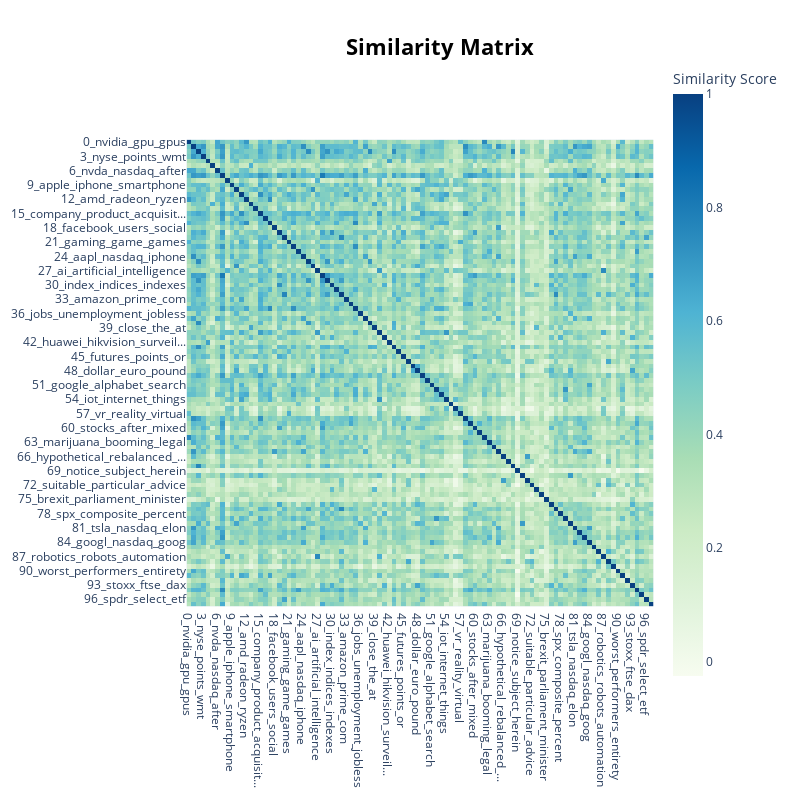

The cell this chart's notebook holds for it:
### Markdown cell above
### __Topic Similarity Matrix__

### Code cell
sentences_topic_model.visualize_heatmap()

### Figure 1 — Plotly figure (JSON) as saved in the notebook; plotly's stock layout.template omitted (floating-point values rounded to 4 significant figures; data arrays with more than 128 entries replaced by an {"elided": "..."} marker saying what was removed)
{"data": [{"coloraxis": "coloraxis", "hovertemplate": "x: %{x}<br>y: %{y}<br>Similarity Score: %{z}<extra></extra>", "name": "0", "type": "heatmap", "x": ["0_nvidia_gpu_gpus", "1_rank_nasdaq_zacks", "2_earnings_cents_consensus", "3_nyse_points_wmt", "4_china_trade_tariffs", "5_we_my_it", "6_nvda_nasdaq_after", "7_stock_investors_market", "8_driving_self_autonomous", "9_apple_iphone_smartphone", "10_fed_inflation_rates", "11_cloud_microsoft_storage", "12_amd_radeon_ryzen", "13_chart_resistance_it", "14_oil_crude_prices", "15_company_product_acquisit...", "16_bitcoin_cryptocurrency_b...", "17_intel_chips_its", "18_facebook_users_social", "19_dow_jones_industrial", "20_etf_etfs_ishares", "21_gaming_game_games", "22_semiconductor_semiconduc...", "23_biotech_diseases_medical", "24_aapl_nasdaq_iphone", "25_cash_million_flow", "26_yield_yields_treasury", "27_ai_artificial_intelligence", "28_shares_trading_after", "29_dividend_dividends_share...", "30_index_indices_indexes", "31_micron_projected_earnings", "32_fund_assets_holdings", "33_amazon_prime_com", "34_ceo_chief_officer", "35_chip_chipmakers_chipmaker", "36_jobs_unemployment_jobless", "37_intc_nasdaq_its", "38_bps_margin_operating", "39_close_the_at", "40_technology_tech_innovation", "41_vix_volatility_cboe", "42_huawei_hikvision_surveil...", "43_ratio_forward_industry", "44_netflix_content_original", "45_futures_points_or", "46_investment_engage_activi...", "47_gold_metal_ounce", "48_dollar_euro_pound", "49_sectors_utilities_led", "50_tesla_musk_elon", "51_google_alphabet_search", "52_qualcomm_mobile_snapdragon", "53_dram_nand_memory", "54_iot_internet_things", "55_coronavirus_virus_outbreak", "56_alexa_voice_assistant", "57_vr_reality_virtual", "58_analyst_believes_zacks", "59_editor_dave_names", "60_stocks_after_mixed", "61_options_call_long", "62_traded_range_spotlights", "63_marijuana_booming_legal", "64_tax_reform_corporate", "65_fb_nasdaq_social", "66_hypothetical_rebalanced_...", "67_opinions_expressed_views", "68_surprise_positive_quarters", "69_notice_subject_herein", "70_growth_year_grow", "71_actual_portfolios_returns", "72_suitable_particular_advice", "73_unmanaged_index_an", "74_displayed_visit_press", "75_brexit_parliament_minister", "76_nikkei_shanghai_seng", "77_softbank_fund_vision", "78_spx_composite_percent", "79_broadcom_brocade_limited", "80_gdp_economy_economic", "81_tsla_nasdaq_elon", "82_fang_fngu_fng", "83_uncover_sell_re", "84_googl_nasdaq_goog", "85_guarantee_future_no", "86_inherent_loss_potential", "87_robotics_robots_automation", "88_assumed_identified_descr...", "89_informational_constitute...", "90_worst_performers_entirety", "91_hp_dell_packard", "92_killing_stand_act", "93_stoxx_ftse_dax", "94_produced_biotech_short", "95_cuban_famed_trillionaires", "96_spdr_select_etf", "97_seven_lowest_highest"], "xaxis": "x", "y": ["0_nvidia_gpu_gpus", "1_rank_nasdaq_zacks", "2_earnings_cents_consensus", "3_nyse_points_wmt", "4_china_trade_tariffs", "5_we_my_it", "6_nvda_nasdaq_after", "7_stock_investors_market", "8_driving_self_autonomous", "9_apple_iphone_smartphone", "10_fed_inflation_rates", "11_cloud_microsoft_storage", "12_amd_radeon_ryzen", "13_chart_resistance_it", "14_oil_crude_prices", "15_company_product_acquisit...", "16_bitcoin_cryptocurrency_b...", "17_intel_chips_its", "18_facebook_users_social", "19_dow_jones_industrial", "20_etf_etfs_ishares", "21_gaming_game_games", "22_semiconductor_semiconduc...", "23_biotech_diseases_medical", "24_aapl_nasdaq_iphone", "25_cash_million_flow", "26_yield_yields_treasury", "27_ai_artificial_intelligence", "28_shares_trading_after", "29_dividend_dividends_share...", "30_index_indices_indexes", "31_micron_projected_earnings", "32_fund_assets_holdings", "33_amazon_prime_com", "34_ceo_chief_officer", "35_chip_chipmakers_chipmaker", "36_jobs_unemployment_jobless", "37_intc_nasdaq_its", "38_bps_margin_operating", "39_close_the_at", "40_technology_tech_innovation", "41_vix_volatility_cboe", "42_huawei_hikvision_surveil...", "43_ratio_forward_industry", "44_netflix_content_original", "45_futures_points_or", "46_investment_engage_activi...", "47_gold_metal_ounce", "48_dollar_euro_pound", "49_sectors_utilities_led", "50_tesla_musk_elon", "51_google_alphabet_search", "52_qualcomm_mobile_snapdragon", "53_dram_nand_memory", "54_iot_internet_things", "55_coronavirus_virus_outbreak", "56_alexa_voice_assistant", "57_vr_reality_virtual", "58_analyst_believes_zacks", "59_editor_dave_names", "60_stocks_after_mixed", "61_options_call_long", "62_traded_range_spotlights", "63_marijuana_booming_legal", "64_tax_reform_corporate", "65_fb_nasdaq_social", "66_hypothetical_rebalanced_...", "67_opinions_expressed_views", "68_surprise_positive_quarters", "69_notice_subject_herein", "70_growth_year_grow", "71_actual_portfolios_returns", "72_suitable_particular_advice", "73_unmanaged_index_an", "74_displayed_visit_press", "75_brexit_parliament_minister", "76_nikkei_shanghai_seng", "77_softbank_fund_vision", "78_spx_composite_percent", "79_broadcom_brocade_limited", "80_gdp_economy_economic", "81_tsla_nasdaq_elon", "82_fang_fngu_fng", "83_uncover_sell_re", "84_googl_nasdaq_goog", "85_guarantee_future_no", "86_inherent_loss_potential", "87_robotics_robots_automation", "88_assumed_identified_descr...", "89_informational_constitute...", "90_worst_performers_entirety", "91_hp_dell_packard", "92_killing_stand_act", "93_stoxx_ftse_dax", "94_produced_biotech_short", "95_cuban_famed_trillionaires", "96_spdr_select_etf", "97_seven_lowest_highest"], "yaxis": "y", "z": {"elided": "98x98 float values"}}], "layout": {"coloraxis": {"colorbar": {"title": {"text": "Similarity Score"}}, "colorscale": [[0, "rgb(247,252,240)"], [0.125, "rgb(224,243,219)"], [0.25, "rgb(204,235,197)"], [0.375, "rgb(168,221,181)"], [0.5, "rgb(123,204,196)"], [0.625, "rgb(78,179,211)"], [0.75, "rgb(43,140,190)"], [0.875, "rgb(8,104,172)"], [1, "rgb(8,64,129)"]]}, "height": 800, "hoverlabel": {"bgcolor": "white", "font": {"family": "Rockwell", "size": 16}}, "legend": {"title": {"text": "Trend"}}, "margin": {"t": 60}, "showlegend": true, "title": {"font": {"color": "Black", "size": 22}, "text": "<b>Similarity Matrix</b>", "x": 0.55, "xanchor": "center", "y": 0.95, "yanchor": "top"}, "width": 800, "xaxis": {"anchor": "y", "constrain": "domain", "domain": [0, 1], "scaleanchor": "y"}, "yaxis": {"anchor": "x", "autorange": "reversed", "constrain": "domain", "domain": [0, 1]}}}
